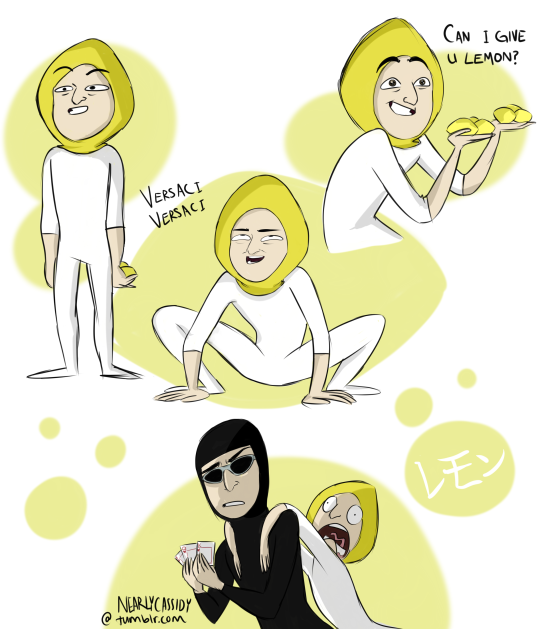
#> input picture class9/lemon.png, 540 x 629 px
$ python example.py
#> lines starting #> are read from the running program, lines starting #| are printed output that depends on the picture
from PIL import Image
from PIL import ImageFilter
im = Image.open('lemon.png')
#> im is the input picture: PIL image 540x629 RGB; mean R, G, B 229.7, 229, 197.7

im.show()

print(im.format, im.size, im.mode)
#| PNG (540, 629) RGB
size = (128, 128)
im.thumbnail(size)
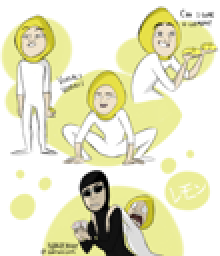
#> im: PIL image 110x128 RGB (shown 2 times larger); mean R, G, B 229.6, 228.9, 197.5
im.show()
im.save('thumbnail.jpg', 'JPEG')

rotated = im.rotate(45)
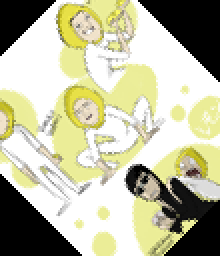
#> rotated: PIL image 110x128 RGB (shown 2 times larger); mean R, G, B 186, 185.4, 158.6
rotated.save('rotated.jpg', 'JPEG')
rotated.show()

transposed = im.transpose(Image.FLIP_TOP_BOTTOM)
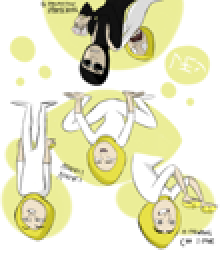
#> transposed: PIL image 110x128 RGB (shown 2 times larger); mean R, G, B 229.6, 228.9, 197.5
transposed.show()

detail = im.filter(ImageFilter.DETAIL)
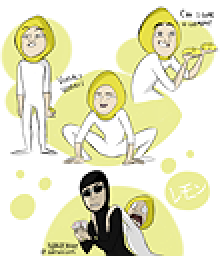
#> detail: PIL image 110x128 RGB (shown 2 times larger); mean R, G, B 229.1, 228.4, 196.7
detail.show()

greyscale = im.convert('L')
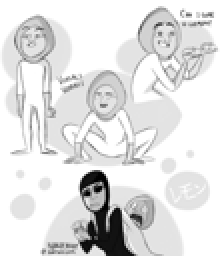
#> greyscale: PIL image 110x128 L (shown 2 times larger); min 0, max 255, mean 225.6
greyscale.show()
